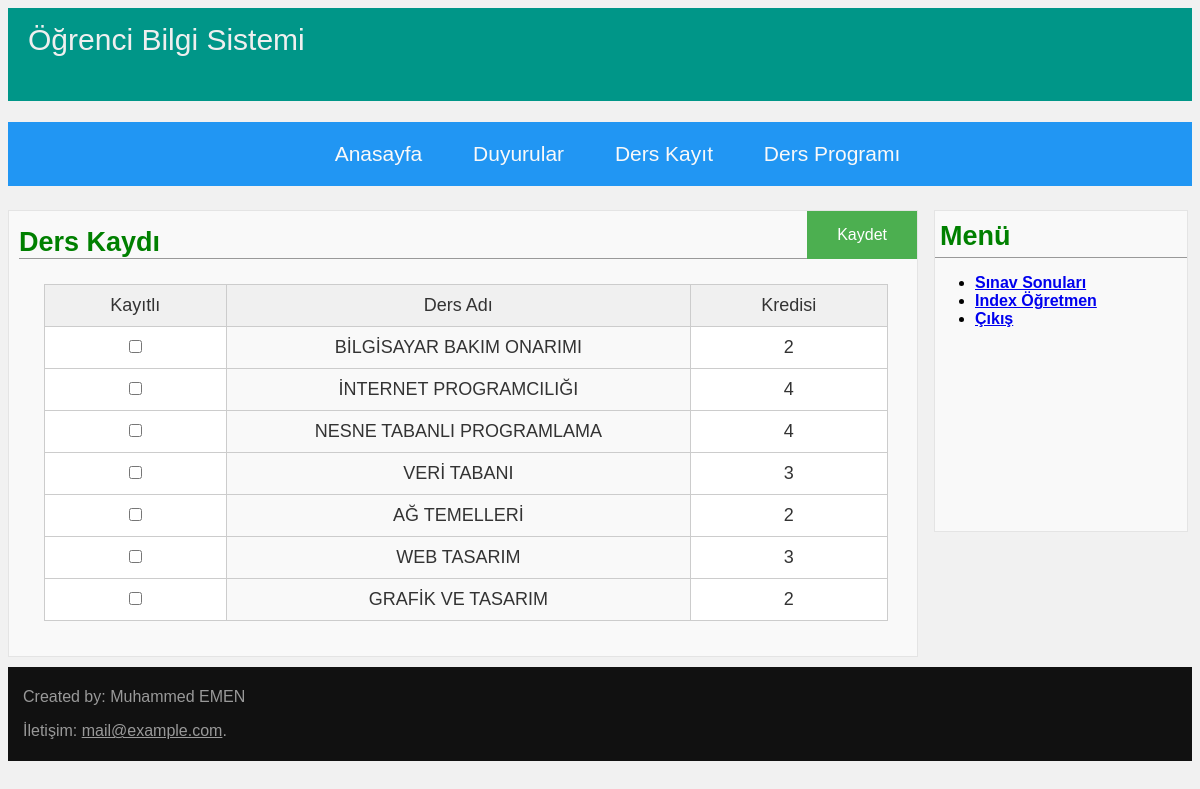
The page /derskayit.php (signed in) on the database its author committed.
### tables this page shows
CREATE TABLE IF NOT EXISTS `dersler` (
  `id` int NOT NULL AUTO_INCREMENT,
  `ders_adi` varchar(50) NOT NULL,
  `ders_kodu` varchar(7) NOT NULL,
  `kredi` int NOT NULL,
  `bolum_id` int DEFAULT NULL,
  `hoca_id` int DEFAULT NULL,
  PRIMARY KEY (`id`)
);

### derskayit.php (the view, shortened to what this page needs)
<?php
include 'connect.php';
include 'header.php';
?>
<section>
<article><header>Ders Kaydı</header>
<form action="derskaydet.php" method="post">
<button class="button" type="submit" style="float:right;margin-top:-73px;margin-right:-10px;padding:15 30 15 30;">Kaydet</button>
<table class="tg">
  <tr>
    <th class="tg-yw4l">Kayıtlı</th>
    <th class="tg-yw4l">Ders Adı</th>
    <th class="tg-yw4l">Kredisi</th>
  </tr>
<?php
$sessionNo=$_SESSION['no'];
$derscek=mysqli_query($baglan,"SELECT DISTINCT ders_adi, kredi, dersler.id FROM dersler JOIN ogrenciler ON ogrenciler.ogrencino='$sessionNo'");
while($dersListele = mysqli_fetch_array( $derscek ) )
{
echo "<tr>
    <td class=\"tg-yw4l\"><input type=\"checkbox\" name=\"dersid[]\"" . $dersListele[2] . "\" value=\"" . $dersListele[2] . "\"/></td>
    <td class=\"tg-b7b8\">".$dersListele[0]."</td>
    <td class=\"tg-yw4l\">".$dersListele[1]."</td>
  </tr>";
}
?>
</table>
</form>
</article>
</section>
<?php
include 'aside.php';
?>
<?php
include 'footer.php';
?>

### header.php (shortened to what this page needs)
<html>
<head>
<link rel="stylesheet" href="style.css" />
</head>
<body>
<header id="header">Öğrenci Bilgi Sistemi</header>
<nav>
<ul>
<li><a href="indexogrenci.php">Anasayfa</a></li>
<li><a href="duyurular.php">Duyurular</a></li>
<li><a href="derskayit.php">Ders Kayıt</a></li>
<li><a href="dersprogrami.php">Ders Programı</a></li>
</ul>
</nav>

### aside.php
<aside><header>Menü</header>
<ul>
<li><a href="sinavsonuclari.php">Sınav Sonuları</a></li>
<li><a href="indexogretmen.php">Index Öğretmen</a></li>
<li><a href="logout.php">Çıkış</a></li>
</ul>
</aside>

### footer.php (shortened to what this page needs)
<footer>
  <p>Created by: Muhammed EMEN</p>
  <p>İletişim: <a href="mailto:mail@example.com">
  mail@example.com</a>.</p>
</footer>
</body>
</html>

### style.css (style rules this page uses)
body { background:#f1f1f1; }
header { font-size:27px; color:#efefef; }
header#header { background:#009688; height:10%; font-size:30px; padding-top:15px; padding-left:20px; margin-bottom:10px; }
nav { background:#2196f3; margin-bottom:10px; font-size:21px; text-align:center; }
nav ul li { list-style-type:none; display:inline-block; margin-right:5px; padding:20px; }
nav ul li a { text-decoration:none; color:#f9f9f9; }
section { background:#f9f9f9; font-size:18px; font-weight:normal; padding:10px; margin-top:3px; width:75%; border:1px solid #e4e4e4; display:inline-block; }
article { background:; margin-bottom:15px; width:100%; min-height:50%; height:auto; font-size:20px; font-weight:normal; padding-top:4px; }
section article header { color:green; font-weight:bold; background:none; border-bottom:1px solid #999; height:auto; padding-top:2px; }
aside { background:#f9f9f9; border:1px solid #e4e4e4; width:21%; display:inline-block; position:absolute; min-height:40%; margin-top:3px; margin-left:16px; }
aside header { color:green; font-weight:bold; padding:10 5 5 5; border-bottom:1px solid #999; }
aside ul { font-weight:bold; }
footer { margin-top:10px; background:#111; color:#999; padding:5 5 5 15; }
footer a { color:#999; }
.button { background-color: #4CAF50; border: none; color: white; padding: 15px 32px; text-align: center; text-decoration: none; display: inline-block; font-size: 16px; margin: 4px 2px; cursor: pointer; }

### derskayit.php (style rules this page uses)
.tg { border-collapse:collapse;border-spacing:0;border-color:#ccc;width:95%;margin:25px; }
.tg td { font-family:Arial, sans-serif;font-size:18px;padding:10px 5px;border-style:solid;border-width:1px;overflow:hidden;word-break:normal;border-color:#ccc;color:#333;background-color:#fff;text-align:center; }
.tg th { font-family:Arial, sans-serif;font-size:18px;font-weight:normal;padding:10px 5px;border-style:solid;border-width:1px;overflow:hidden;word-break:normal;border-color:#ccc;color:#333;background-color:#f0f0f0; }
.tg .tg-yw4l { vertical-align:top;width:20px;height:20px; }
.tg .tg-b7b8 { background-color:#f9f9f9;vertical-align:top; }

### rows shown on the page
dersler: ders_adi "BİLGİSAYAR BAKIM ONARIMI", kredi "2"
dersler: ders_adi "İNTERNET PROGRAMCILIĞI", kredi "4"
dersler: ders_adi "NESNE TABANLI PROGRAMLAMA", kredi "4"
dersler: ders_adi "VERİ TABANI", kredi "3"
dersler: ders_adi "AĞ TEMELLERİ", kredi "2"
dersler: ders_adi "WEB TASARIM", kredi "3"
dersler: ders_adi "GRAFİK VE TASARIM", kredi "2"
